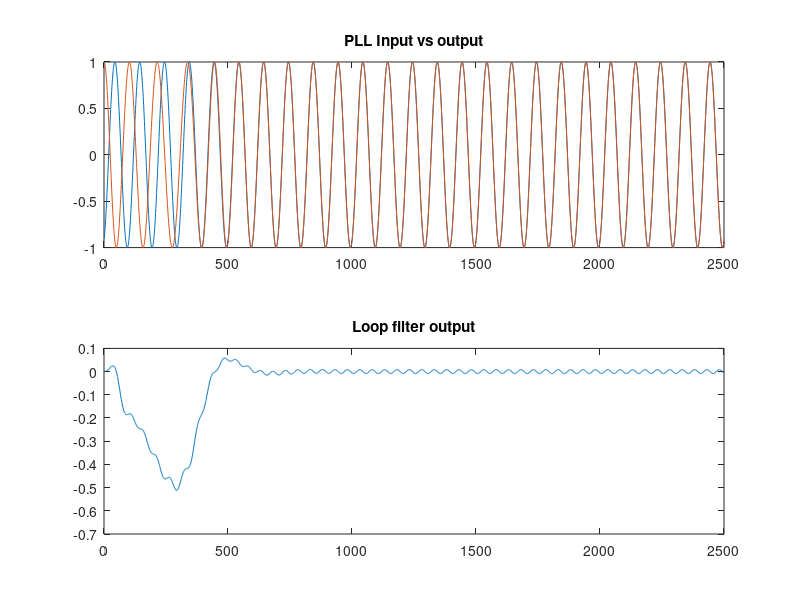

This chart was generated by the following MATLAB code:
% pll.m
% Basic all-digital PLL demo
%
% Copyright (c) 2020 Fedor Chervyakov
clear; close all;

pkg load signal;   % Required for the fir1
rand('state', 10); % Random gen's state for reproducibility

f_sample = 1e3; % Sampling frequency in Samples/s
f_carrier = 10; % Carrier frequency in Hz

w = f_carrier/f_sample; % "Normalized" frequency
phi_off = 2*pi*rand();  % Carrier phase offset

%% "Original" sinewave
N_periods = 25;                   % Number of periods
N = N_periods*f_sample/f_carrier; % Number of samples
n = 0:(N-1);                      % Indices aid
x_in = cos(2*pi*w*n + phi_off);

%% FIR loop filter
% Cutoff at f_carrier
N_taps = N/N_periods;
b_lf = fir1(N_taps, w);
zf = zeros(N_taps,1);
v = 0;

%% CORDIC VCO
% Initial conditions
c = 1;
c_delay = 0;
s = 0;
s_delay = 0;
alpha = f_carrier/(2.5*f_sample);


%% Vectors for the outputs
sine = [];
cosine = [];
v_out = [];


%% PLL
for i=1:N
    
    % VCO
    w0 = 2*pi*(w + alpha*v);
    c_delay = c;
    s_delay = s;
    c = c_delay * cos(w0) - s_delay * sin(w0);
    s = s_delay * cos(w0) + c_delay * sin(w0);

    % Phase detector
    pd = -s * x_in(i);

    % Loop filter
    [v, zf] = filter(b_lf, 1, pd, zf);

    % Save for plotting
    sine = [sine s];
    cosine = [cosine c];
    v_out = [v_out v];
end

%% Plot
figure(1)
subplot(2,1,1);
plot(x_in);
hold on;
plot(cosine);
title('PLL Input vs output');

subplot(2,1,2);
plot(v_out);
title('Loop filter output');
